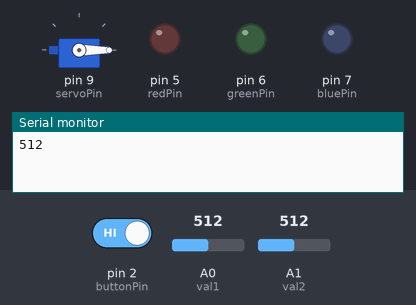
The sketch below on a simulated Arduino Uno, built with avr-gcc and run on an emulated ATmega328P. Parts: servo, output pins drawn as LEDs (lit = HIGH), the last lines printed to the serial monitor. The inputs (shaded band) are chosen by the test bench; at power-on: A0 (val1) = 512, pin 2 (buttonPin) HIGH, A1 (val2) = 512.

Above: at 1.3 s.
1.4 s: A0 (val1) set to 0
7.5 s: A0 (val1) set to 122
At 12.7 s:
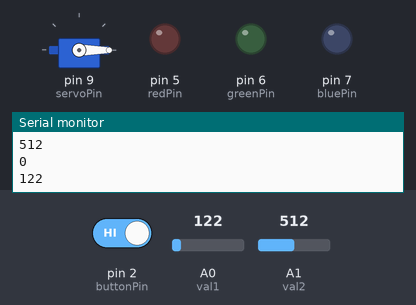
13.0 s: pin 2 (buttonPin) driven LOW
At 22.9 s:
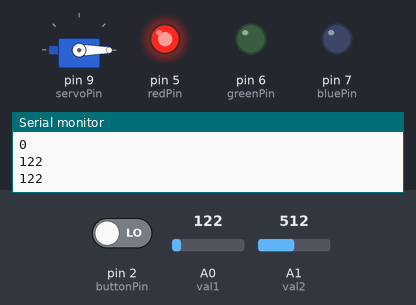
30.9 s: A0 (val1) set to 0
45.2 s: pin 2 (buttonPin) driven HIGH
At 51.5 s:
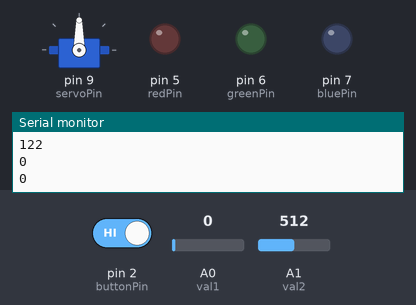
Timing chart, 0 to 53.0 s (numbered marks = the images above; inputs shaded):
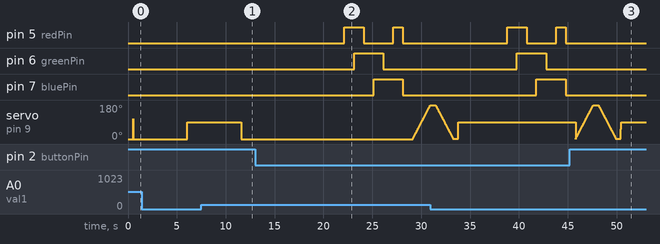

Measured:
- after the input at 7.5 s, servo on pin 9 (servoPin): 90° → 0° after 4.1 s
- after the input at 13.0 s, pin 5 (redPin): LOW → HIGH after 9.1 s, → LOW 2.0 s later, → HIGH 3.0 s later, → LOW 1.0 s later; pin 6 (greenPin): LOW → HIGH after 10.1 s, → LOW 3.0 s later; pin 7 (bluePin): LOW → HIGH after 12.1 s, → LOW 3.0 s later; servo on pin 9 (servoPin): moves from 0° to 175° over 1.8 s, starting after 16.1 s
- after the input at 45.2 s, pin 5 (redPin), pin 6 (greenPin), pin 7 (bluePin): stops changing and stays LOW; servo on pin 9 (servoPin): goes on until 50.5 s, then stays 90°

The sketch:

Lab_1.ino
```cpp
/*--------------------------------------------------------------------
Name: Matthew Schlatter and Caleb Poggemeyer
Date: 2/1/2024
Course: CSCE 336 Embedded Systems (Spring 2024)
File: Lab_1.ino
HW/Lab: Lab 1

Purp:   A brief description of what this program does and
        the general solution strategy.

Doc:    Arduino examples website, wednesday office hours with Falkinburg,
        https://www.circuitbasics.com/how-to-connect-and-program-push-buttons-on-the-arduino/,
        public domain code from servo Arduino reference

Academic Integrity Statement: I certify that, while others may have
assisted me in brain storming, debugging and validating this program,
the program itself is my own work. I understand that submitting code
which is the work of other individuals is a violation of the honor
code. I also understand that if I knowingly give my original work to
another individual is also a violation of the honor code.
--------------------------------------------------------------------*/
#include <Servo.h>
Servo servo;

const int val1 = A0;
const int val2 = A1;
const int servoPin = 9;
const int buttonPin = 2;
const int redPin =  5;
const int greenPin =  6;
const int bluePin =  7;

int position = 0;
int resistorVal = 0;
int buttonState = HIGH;

void setup() {
  Serial.begin(9600);
  servo.attach(servoPin);
  pinMode(buttonPin, INPUT_PULLUP);
  pinMode(redPin, OUTPUT);
  pinMode(greenPin, OUTPUT);
  pinMode(bluePin, OUTPUT);
  servo.write(position);
}

void ledPattern() {
  digitalWrite(redPin, HIGH);   // turn the LED on by making the voltage HIGH
  delay(1000);
  digitalWrite(greenPin, HIGH);
  delay(1000);
  digitalWrite(redPin, LOW);    // turn the LED off by making the voltage LOW
  delay(1000);
  digitalWrite(bluePin, HIGH);
  delay(1000);
  digitalWrite(greenPin, LOW);
  delay(1000);
  digitalWrite(redPin, HIGH);
  delay(1000);
  digitalWrite(bluePin, LOW);
  digitalWrite(redPin, LOW);
  delay(1000);
}

void photoresistorValues() {
  int photoresistorVal = analogRead(val1);

  Serial.println(photoresistorVal);

  delay(500);
}

void servoMovement() {
  for(position = 0; position < 180; position += 1) {
      servo.write(position);
      delay(10);
  }

  delay(500);

  for(position = 180; position > 0; position -= 1) {
      servo.write(position);
      delay(10);
  }
}

void followLightTwoPhotoresistors() {
  int photoresistorVal1 = analogRead(val1);
  int photoresistorVal2 = analogRead(val2);

  if (photoresistorVal1 > photoresistorVal2) {
    resistorVal -= 1;
  } else {
    resistorVal += 1;
  }

  position = map(resistorVal, 0, 1023, 0, 180);

  servo.write(position);
}

void followLightOnePhotoresistor() {
  int lightIntensity = 0;
  int bestIntensity = 0;
  int currentPosition = 0;
  int bestPosition = 90;

  for (currentPosition = 0; currentPosition < 180; currentPosition++) {
    servo.write(currentPosition);

    lightIntensity = analogRead(val1);

      if(lightIntensity > bestIntensity) {
        bestIntensity = lightIntensity;
        bestPosition = currentPosition;
      }
   }
   servo.write(bestPosition);

  delay(5000);
}

void loop() {
  buttonState = digitalRead(buttonPin);

  photoresistorValues();
  followLightTwoPhotoresistors();
  followLightOnePhotoresistor();

  if (buttonState == LOW){
    ledPattern();
    servoMovement();
  }
}
```
